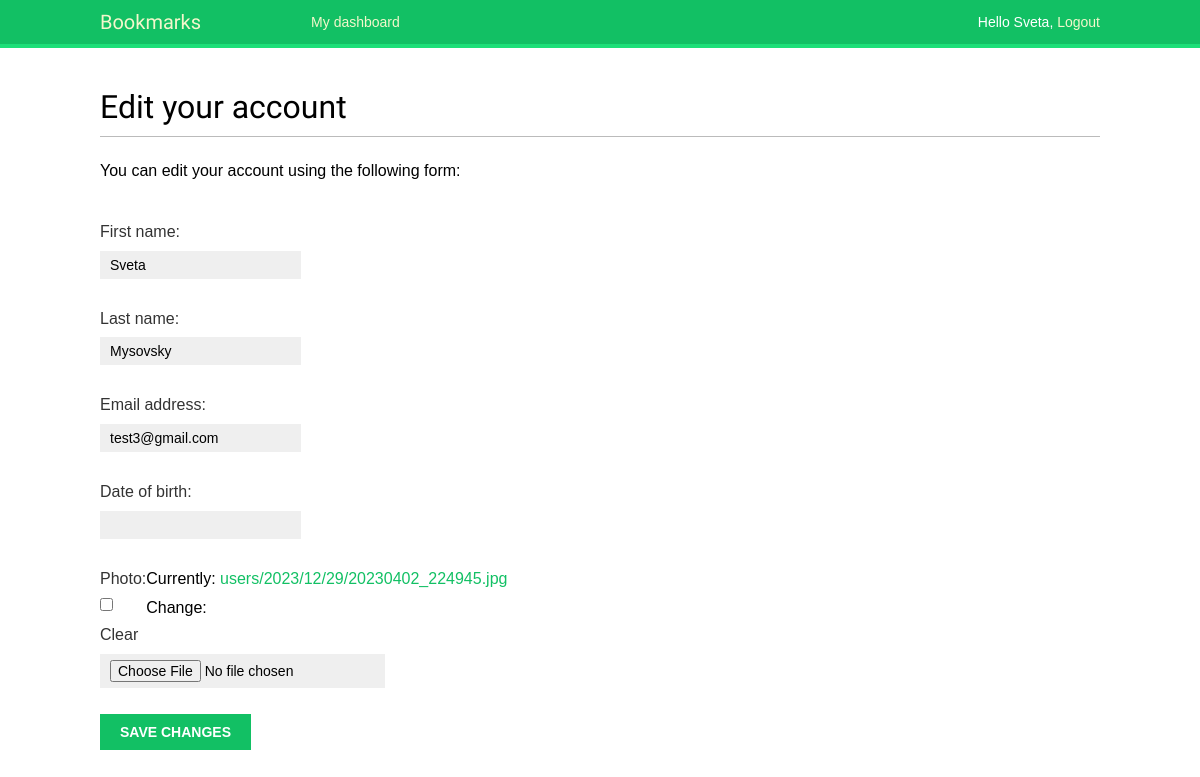
Before: /account/edit/ (signed in) with the older database file.
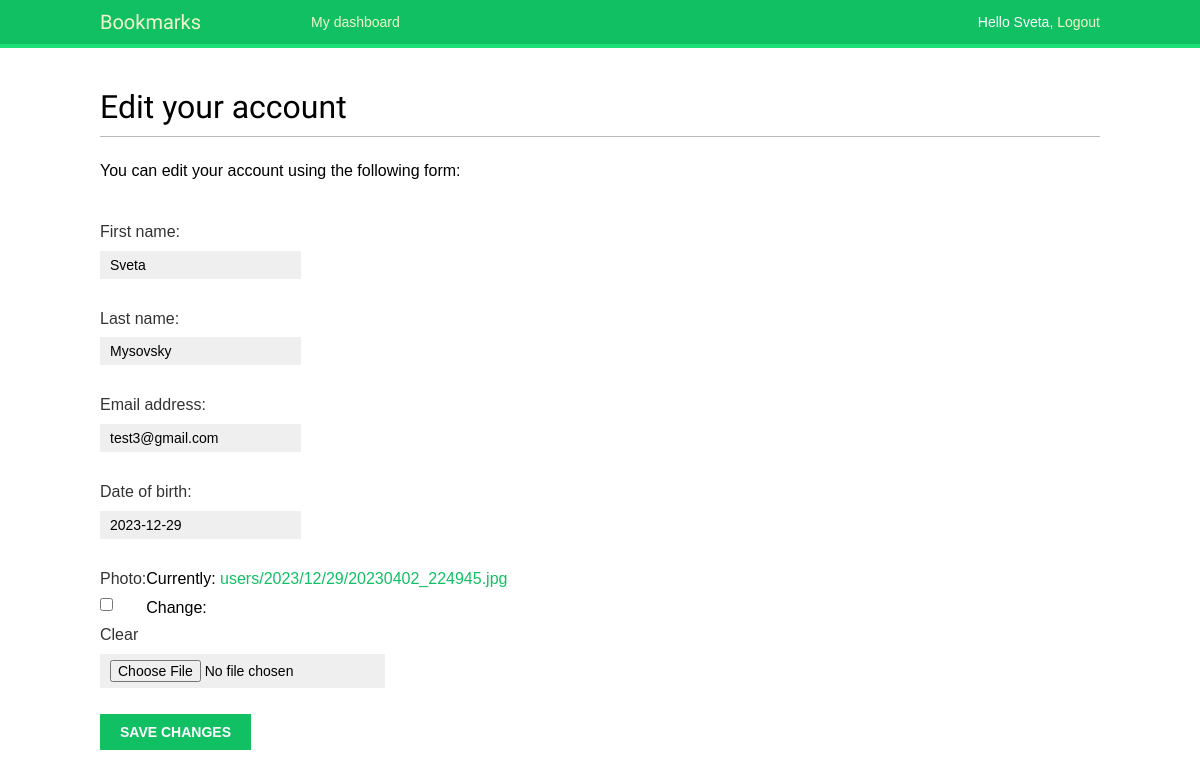
After: the same page with the newer database file.
### account/models.py (models this page shows, shortened)
class Profile(models.Model):
    user = models.OneToOneField(settings.AUTH_USER_MODEL,
                                on_delete=models.CASCADE)
    date_of_birth = models.DateField(blank=True, null=True)
    photo = models.ImageField(upload_to='users/%Y/%m/%d/',
                              blank=True)

### account/views.py (the view)
# urls.py: path('edit/', views.edit, name='edit'),
@login_required
def edit(request):
    if request.method == 'POST':
        user_form = UserEditForm(instance=request.user,
                                 data=request.POST)
        profile_form = ProfileEditForm(instance=request.user.profile,
                                       data=request.POST,
                                       files=request.FILES)
        if user_form.is_valid() and profile_form.is_valid():
            user_form.save()
            profile_form.save()
            messages.success(request, 'Profile updated successfully')
        else:
            messages.error(request, 'Error updating your profile')
    else:
        user_form = UserEditForm(instance=request.user)
        profile_form = ProfileEditForm(instance=request.user.profile)
    return render(request, 'account/edit.html', {'user_form': user_form,
                                                 'profile_form': profile_form})

### account/forms.py (shortened to what this page needs)
class UserEditForm(forms.ModelForm):
    class Meta:
        model = User
        fields = ['first_name', 'last_name', 'email']

class ProfileEditForm(forms.ModelForm):
    class Meta:
        model = Profile
        fields = ['date_of_birth', 'photo']

### account/templates/account/edit.html (shortened to what this page needs)
{% extends "base.html" %}
{% block content %}
  <h1>Edit your account</h1>
  <p>You can edit your account using the following form:</p>
  <form method="post" enctype="multipart/form-data">
    {{ user_form.as_p }}
    {{ profile_form.as_p }}
    <p><input type="submit" value="Save changes"></p>
  </form>
{% endblock %}

### account/templates/base.html (shortened to what this page needs)
<!DOCTYPE html>
{% load static %}
<html>
<head>
  <link href="{% static 'css/base.css' %}" rel="stylesheet">
</head>
<body>
  <div id="header">
    <span class="logo">Bookmarks</span>
    {% if request.user.is_authenticated %}
      <ul class="menu">
        {% if section == 'dashboard' %}
          <li  class="selected">
            <a href="{% url 'dashboard' %}">My dashboard</a>
          </li>
        {% else %}
          <li>
            <a href="{% url 'dashboard' %}">My dashboard</a>
          </li>
      {% endif %}
      </ul>
    {% endif %}
    <span class="user">
      {% if request.user.is_authenticated %}
        Hello {{ request.user.first_name|default:request.user.username }},
        <a href="{% url 'logout' %}">Logout</a>
      {% else %}
        <a href="{% url 'login' %}">Log-in</a>
      {% endif %}
    </span>
  </div>
  <div id="content">
    {% block content %}
    {% endblock %}
  </div>
</body>
</html>

### account/static/css/base.css (style rules this page uses)
body { margin:0; padding:0; font-family:helvetica, sans-serif; }
p { line-height: 1.8; }
a { color:#12c064; text-decoration:none; }
h1, h2, h3, h4, h5 , h6 { font-family: 'Muli', sans-serif; font-weight:normal; }
h1 { border-bottom:1px solid #bbb; padding:0 0 10px 0; margin:10px 0 20px 0; }
#header { padding:10px 100px; font-size:14px; background:#12c064; color:#fff; border-bottom:4px solid #1cdf78; overflow:auto; }
#header .logo { font-family: 'Muli', sans-serif; float:left; color:#f3f7cc; font-size:20px; margin-right:10%; }
#header ul.menu { list-style:none; float:left; margin:0; padding:0; }
#header ul.menu li { float:left; padding:4px 10px; }
#header a { color:#f3f7cc; }
#header .user { float:right; padding-top:4px; }
#content { padding:30px 100px; }
form { overflow:auto; }
form p { width:100%; overflow:auto; }
label { float:left; clear:both; color:#333; margin-bottom:4px; }
input, textarea { clear:both; float:left; margin:0 0 10px; background:#efefef; border:0; padding:6px 10px; font-size:14px; }
input[type=submit], a.button { font-weight:bold; background:#12c064; color:#fff; padding:10px 20px; font-size:14px; text-transform:uppercase; }

Changed rows visible on the page:
changed Profile: date_of_birth (not shown) → "2023-12-29"
